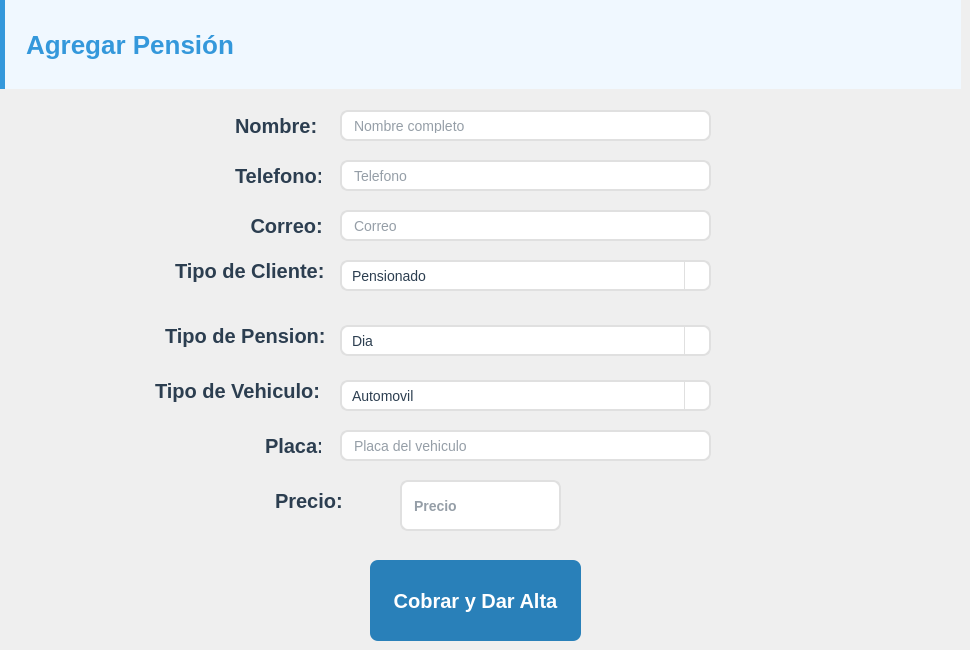
           <widget class="QWidget" name="page_12">
            <widget class="QLabel" name="label_52">
             <property name="geometry">
              <rect>
               <x>0</x>
               <y>0</y>
               <width>961</width>
               <height>101</height>
              </rect>
             </property>
             <property name="font">
              <font>
               <pointsize>-1</pointsize>
               <bold>true</bold>
              </font>
             </property>
             <property name="styleSheet">
              <string notr="true">QLabel {
    font-size: 26px;           /* más grande */
    font-weight: bold;
    color: #3498db;            /* azul destacado */
    padding: 10px 14px;
    border-left: 5px solid #3498db;  /* línea lateral más gruesa */
    background-color: #f0f8ff;       /* fondo sutil opcional */
    margin-bottom: 12px;
}</string>
             </property>
             <property name="text">
              <string>Agregar Pensión</string>
             </property>
            </widget>
            <widget class="QLabel" name="label_16">
             <property name="geometry">
              <rect>
               <x>230</x>
               <y>110</y>
               <width>91</width>
               <height>31</height>
              </rect>
             </property>
             <property name="font">
              <font>
               <pointsize>-1</pointsize>
               <bold>true</bold>
              </font>
             </property>
             <property name="styleSheet">
              <string notr="true">QLabel {
    color: #2c3e50;        /* texto oscuro y elegante */
    font-size: 20px;        /* tamaño legible */
    font-weight: bold;       /* negrita para resaltar */
    padding: 2px 0;          /* un poco de espacio arriba y abajo */
}</string>
             </property>
             <property name="text">
              <string>Nombre: </string>
             </property>
            </widget>
            <widget class="QLabel" name="label_53">
             <property name="geometry">
              <rect>
               <x>230</x>
               <y>160</y>
               <width>91</width>
               <height>31</height>
              </rect>
             </property>
             <property name="font">
              <font>
               <pointsize>-1</pointsize>
               <bold>true</bold>
              </font>
             </property>
             <property name="styleSheet">
              <string notr="true">QLabel {
    color: #2c3e50;        /* texto oscuro y elegante */
    font-size: 20px;        /* tamaño legible */
    font-weight: bold;       /* negrita para resaltar */
    padding: 2px 0;          /* un poco de espacio arriba y abajo */
}</string>
             </property>
             <property name="text">
              <string>Telefono:</string>
             </property>
            </widget>
            <widget class="QLabel" name="label_54">
             <property name="geometry">
              <rect>
               <x>240</x>
               <y>210</y>
               <width>81</width>
               <height>31</height>
              </rect>
             </property>
             <property name="font">
              <font>
               <pointsize>-1</pointsize>
               <bold>true</bold>
              </font>
             </property>
             <property name="styleSheet">
              <string notr="true">QLabel {
    color: #2c3e50;        /* texto oscuro y elegante */
    font-size: 20px;        /* tamaño legible */
    font-weight: bold;       /* negrita para resaltar */
    padding: 2px 0;          /* un poco de espacio arriba y abajo */
}</string>
             </property>
             <property name="text">
              <string> Correo:</string>
             </property>
            </widget>
            <widget class="QLabel" name="label_55">
             <property name="geometry">
              <rect>
               <x>170</x>
               <y>255</y>
               <width>161</width>
               <height>31</height>
              </rect>
             </property>
             <property name="font">
              <font>
               <pointsize>-1</pointsize>
               <bold>true</bold>
              </font>
             </property>
             <property name="styleSheet">
              <string notr="true">QLabel {
    color: #2c3e50;        /* texto oscuro y elegante */
    font-size: 20px;        /* tamaño legible */
    font-weight: bold;       /* negrita para resaltar */
    padding: 2px 0;          /* un poco de espacio arriba y abajo */
}</string>
             </property>
             <property name="text">
              <string>Tipo de Cliente:</string>
             </property>
            </widget>
            <widget class="QLabel" name="label_56">
             <property name="geometry">
              <rect>
               <x>150</x>
               <y>370</y>
               <width>171</width>
               <height>41</height>
              </rect>
             </property>
             <property name="font">
              <font>
               <pointsize>-1</pointsize>
               <bold>true</bold>
              </font>
             </property>
             <property name="styleSheet">
              <string notr="true">QLabel {
    color: #2c3e50;        /* texto oscuro y elegante */
    font-size: 20px;        /* tamaño legible */
    font-weight: bold;       /* negrita para resaltar */
    padding: 2px 0;          /* un poco de espacio arriba y abajo */
}</string>
             </property>
             <property name="text">
              <string>Tipo de Vehiculo:</string>
             </property>
            </widget>
            <widget class="QLabel" name="label_57">
             <property name="geometry">
              <rect>
               <x>260</x>
               <y>430</y>
               <width>61</width>
               <height>31</height>
              </rect>
             </property>
             <property name="font">
              <font>
               <pointsize>-1</pointsize>
               <bold>true</bold>
              </font>
             </property>
             <property name="styleSheet">
              <string notr="true">QLabel {
    color: #2c3e50;        /* texto oscuro y elegante */
    font-size: 20px;        /* tamaño legible */
    font-weight: bold;       /* negrita para resaltar */
    padding: 2px 0;          /* un poco de espacio arriba y abajo */
}</string>
             </property>
             <property name="text">
              <string>Placa:</string>
             </property>
            </widget>
            <widget class="QLineEdit" name="lineEdit_29">
             <property name="geometry">
              <rect>
               <x>340</x>
               <y>110</y>
               <width>371</width>
               <height>31</height>
              </rect>
             </property>
             <property name="font">
              <font>
               <pointsize>-1</pointsize>
              </font>
             </property>
             <property name="styleSheet">
              <string notr="true">QLineEdit {
    background-color: #ffffff;
    border: 2px solid #e0e0e0;
    border-radius: 8px;
    padding: 6px 10px;
    font-size: 14px;
    color: #2c3e50;
    selection-background-color: #d7e9ff; /* color del texto seleccionado */
    selection-color: #0b3d91;
}

QLineEdit:focus {
    border: 2px solid #3498db;  /* azul suave al enfocar */
    background-color: #f9fcff;
    outline: none;
}

QLineEdit:disabled {
    background-color: #f0f0f0;
    color: #a0a0a0;
    border: 2px solid #d0d0d0;
}</string>
             </property>
             <property name="placeholderText">
              <string>Nombre completo</string>
             </property>
            </widget>
            <widget class="QLineEdit" name="lineEdit_30">
             <property name="geometry">
              <rect>
               <x>340</x>
               <y>160</y>
               <width>371</width>
               <height>31</height>
              </rect>
             </property>
             <property name="font">
              <font>
               <pointsize>-1</pointsize>
              </font>
             </property>
             <property name="styleSheet">
              <string notr="true">QLineEdit {
    background-color: #ffffff;
    border: 2px solid #e0e0e0;
    border-radius: 8px;
    padding: 6px 10px;
    font-size: 14px;
    color: #2c3e50;
    selection-background-color: #d7e9ff; /* color del texto seleccionado */
    selection-color: #0b3d91;
}

QLineEdit:focus {
    border: 2px solid #3498db;  /* azul suave al enfocar */
    background-color: #f9fcff;
    outline: none;
}

QLineEdit:disabled {
    background-color: #f0f0f0;
    color: #a0a0a0;
    border: 2px solid #d0d0d0;
}</string>
             </property>
             <property name="placeholderText">
              <string>Telefono</string>
             </property>
            </widget>
            <widget class="QLineEdit" name="lineEdit_31">
             <property name="geometry">
              <rect>
               <x>340</x>
               <y>210</y>
               <width>371</width>
               <height>31</height>
              </rect>
             </property>
             <property name="font">
              <font>
               <pointsize>-1</pointsize>
              </font>
             </property>
             <property name="styleSheet">
              <string notr="true">QLineEdit {
    background-color: #ffffff;
    border: 2px solid #e0e0e0;
    border-radius: 8px;
    padding: 6px 10px;
    font-size: 14px;
    color: #2c3e50;
    selection-background-color: #d7e9ff; /* color del texto seleccionado */
    selection-color: #0b3d91;
}

QLineEdit:focus {
    border: 2px solid #3498db;  /* azul suave al enfocar */
    background-color: #f9fcff;
    outline: none;
}

QLineEdit:disabled {
    background-color: #f0f0f0;
    color: #a0a0a0;
    border: 2px solid #d0d0d0;
}</string>
             </property>
             <property name="placeholderText">
              <string>Correo</string>
             </property>
            </widget>
            <widget class="QLineEdit" name="lineEdit_32">
             <property name="geometry">
              <rect>
               <x>340</x>
               <y>430</y>
               <width>371</width>
               <height>31</height>
              </rect>
             </property>
             <property name="font">
              <font>
               <pointsize>-1</pointsize>
              </font>
             </property>
             <property name="styleSheet">
              <string notr="true">QLineEdit {
    background-color: #ffffff;
    border: 2px solid #e0e0e0;
    border-radius: 8px;
    padding: 6px 10px;
    font-size: 14px;
    color: #2c3e50;
    selection-background-color: #d7e9ff; /* color del texto seleccionado */
    selection-color: #0b3d91;
}

QLineEdit:focus {
    border: 2px solid #3498db;  /* azul suave al enfocar */
    background-color: #f9fcff;
    outline: none;
}

QLineEdit:disabled {
    background-color: #f0f0f0;
    color: #a0a0a0;
    border: 2px solid #d0d0d0;
}</string>
             </property>
             <property name="placeholderText">
              <string>Placa del vehiculo</string>
             </property>
            </widget>
            <widget class="QPushButton" name="pushButton_16">
             <property name="geometry">
              <rect>
               <x>370</x>
               <y>560</y>
               <width>211</width>
               <height>81</height>
              </rect>
             </property>
             <property name="font">
              <font>
               <pointsize>-1</pointsize>
               <bold>true</bold>
              </font>
             </property>
             <property name="styleSheet">
              <string notr="true">QPushButton:disabled {
    background-color: #bdc3c7;   /* gris apagado */
    color: #7f8c8d;
    border: none;
    border-radius: 8px;
    padding: 10px 20px;
    font-size: 20px;
    font-weight: bold;
}

QPushButton:enabled {
    background-color: #2980b9;   /* azul armónico */
    color: white;
    border: none;
    border-radius: 8px;
    padding: 10px 20px;
    font-size: 20px;
    font-weight: bold;
}

QPushButton:enabled:hover {
    background-color: #3498db;   /* azul más claro */
}

QPushButton:enabled:pressed {
    background-color: #2D9623;   /* azul más oscuro */
}</string>
             </property>
             <property name="text">
              <string>Cobrar y Dar Alta</string>
             </property>
            </widget>
            <widget class="QComboBox" name="comboBox_7">
             <property name="geometry">
              <rect>
               <x>340</x>
               <y>380</y>
               <width>371</width>
               <height>31</height>
              </rect>
             </property>
             <property name="sizePolicy">
              <sizepolicy hsizetype="Preferred" vsizetype="Fixed">
               <horstretch>0</horstretch>
               <verstretch>0</verstretch>
              </sizepolicy>
             </property>
             <property name="font">
              <font>
               <pointsize>-1</pointsize>
              </font>
             </property>
             <property name="mouseTracking">
              <bool>true</bool>
             </property>
             <property name="contextMenuPolicy">
              <enum>Qt::ContextMenuPolicy::NoContextMenu</enum>
             </property>
             <property name="layoutDirection">
              <enum>Qt::LayoutDirection::LeftToRight</enum>
             </property>
             <property name="styleSheet">
              <string notr="true">QComboBox {
    background-color: #ffffff;
    border: 2px solid #e0e0e0;
    border-radius: 8px;
    padding: 6px 10px;
    font-size: 14px;
    color: #2c3e50;
}

QComboBox:hover {
    border: 2px solid #b0c4de;
}

QComboBox:focus {
    border: 2px solid #3498db;
    background-color: #f9fcff;
}

QComboBox::drop-down {
    subcontrol-origin: padding;
    subcontrol-position: top right;
    width: 24px;
    border-left: 1px solid #e0e0e0;
    border-top-right-radius: 6px;
    border-bottom-right-radius: 6px;
    background: transparent;
}

/* === ESTILO DEL DESPLEGABLE === */
QComboBox QAbstractItemView {
    background: #ffffff;
    border: 1px solid #e0e0e0;
    border-radius: 8px;
    padding: 4px;
    outline: 0;
    selection-background-color: #d7e9ff;
    selection-color: #0b3d91;
}

QComboBox QAbstractItemView::item {
    padding: 6px 10px;
}

QComboBox QAbstractItemView::item:hover {
    background: #f5faff;
}</string>
             </property>
             <item>
              <property name="text">
               <string>Automovil</string>
              </property>
             </item>
             <item>
              <property name="text">
               <string>Motocicleta</string>
              </property>
             </item>
            </widget>
            <widget class="QComboBox" name="comboBox_8">
             <property name="geometry">
              <rect>
               <x>340</x>
               <y>260</y>
               <width>371</width>
               <height>31</height>
              </rect>
             </property>
             <property name="sizePolicy">
              <sizepolicy hsizetype="Preferred" vsizetype="Fixed">
               <horstretch>0</horstretch>
               <verstretch>0</verstretch>
              </sizepolicy>
             </property>
             <property name="font">
              <font>
               <pointsize>-1</pointsize>
              </font>
             </property>
             <property name="mouseTracking">
              <bool>true</bool>
             </property>
             <property name="contextMenuPolicy">
              <enum>Qt::ContextMenuPolicy::NoContextMenu</enum>
             </property>
             <property name="layoutDirection">
              <enum>Qt::LayoutDirection::LeftToRight</enum>
             </property>
             <property name="styleSheet">
              <string notr="true">QComboBox {
    background-color: #ffffff;
    border: 2px solid #e0e0e0;
    border-radius: 8px;
    padding: 6px 10px;
    font-size: 14px;
    color: #2c3e50;
}

QComboBox:hover {
    border: 2px solid #b0c4de;
}

QComboBox:focus {
    border: 2px solid #3498db;
    background-color: #f9fcff;
}

QComboBox::drop-down {
    subcontrol-origin: padding;
    subcontrol-position: top right;
    width: 24px;
    border-left: 1px solid #e0e0e0;
    border-top-right-radius: 6px;
    border-bottom-right-radius: 6px;
    background: transparent;
}

/* === ESTILO DEL DESPLEGABLE === */
QComboBox QAbstractItemView {
    background: #ffffff;
    border: 1px solid #e0e0e0;
    border-radius: 8px;
    padding: 4px;
    outline: 0;
    selection-background-color: #d7e9ff;
    selection-color: #0b3d91;
}

QComboBox QAbstractItemView::item {
    padding: 6px 10px;
}

QComboBox QAbstractItemView::item:hover {
    background: #f5faff;
}</string>
             </property>
             <item>
              <property name="text">
               <string>Pensionado</string>
              </property>
             </item>
             <item>
              <property name="text">
               <string>Residente</string>
              </property>
             </item>
            </widget>
            <widget class="QComboBox" name="comboBox_9">
             <property name="geometry">
              <rect>
               <x>340</x>
               <y>325</y>
               <width>371</width>
               <height>31</height>
              </rect>
             </property>
             <property name="sizePolicy">
              <sizepolicy hsizetype="Preferred" vsizetype="Fixed">
               <horstretch>0</horstretch>
               <verstretch>0</verstretch>
              </sizepolicy>
             </property>
             <property name="font">
              <font>
               <pointsize>-1</pointsize>
              </font>
             </property>
             <property name="mouseTracking">
              <bool>true</bool>
             </property>
             <property name="contextMenuPolicy">
              <enum>Qt::ContextMenuPolicy::NoContextMenu</enum>
             </property>
             <property name="layoutDirection">
              <enum>Qt::LayoutDirection::LeftToRight</enum>
             </property>
             <property name="styleSheet">
              <string notr="true">QComboBox {
    background-color: #ffffff;
    border: 2px solid #e0e0e0;
    border-radius: 8px;
    padding: 6px 10px;
    font-size: 14px;
    color: #2c3e50;
}

QComboBox:hover {
    border: 2px solid #b0c4de;
}

QComboBox:focus {
    border: 2px solid #3498db;
    background-color: #f9fcff;
}

QComboBox::drop-down {
    subcontrol-origin: padding;
    subcontrol-position: top right;
    width: 24px;
    border-left: 1px solid #e0e0e0;
    border-top-right-radius: 6px;
    border-bottom-right-radius: 6px;
    background: transparent;
}

/* === ESTILO DEL DESPLEGABLE === */
QComboBox QAbstractItemView {
    background: #ffffff;
    border: 1px solid #e0e0e0;
    border-radius: 8px;
    padding: 4px;
    outline: 0;
    selection-background-color: #d7e9ff;
    selection-color: #0b3d91;
}

QComboBox QAbstractItemView::item {
    padding: 6px 10px;
}

QComboBox QAbstractItemView::item:hover {
    background: #f5faff;
}</string>
             </property>
             <item>
              <property name="text">
               <string>Dia</string>
              </property>
             </item>
             <item>
              <property name="text">
               <string>Mes</string>
              </property>
             </item>
            </widget>
            <widget class="QLabel" name="label_58">
             <property name="geometry">
              <rect>
               <x>160</x>
               <y>320</y>
               <width>171</width>
               <height>31</height>
              </rect>
             </property>
             <property name="font">
              <font>
               <pointsize>-1</pointsize>
               <bold>true</bold>
              </font>
             </property>
             <property name="styleSheet">
              <string notr="true">QLabel {
    color: #2c3e50;        /* texto oscuro y elegante */
    font-size: 20px;        /* tamaño legible */
    font-weight: bold;       /* negrita para resaltar */
    padding: 2px 0;          /* un poco de espacio arriba y abajo */
}</string>
             </property>
             <property name="text">
              <string>Tipo de Pension:</string>
             </property>
            </widget>
            <widget class="QLineEdit" name="lineEdit">
             <property name="geometry">
              <rect>
               <x>400</x>
               <y>480</y>
               <width>161</width>
               <height>51</height>
              </rect>
             </property>
             <property name="font">
              <font>
               <pointsize>-1</pointsize>
               <bold>true</bold>
              </font>
             </property>
             <property name="styleSheet">
              <string notr="true">QLineEdit {
    background-color: #ffffff;
    border: 2px solid #e0e0e0;
    border-radius: 8px;
    padding: 6px 10px;
    font-size: 14px;
    color: #2c3e50;
    selection-background-color: #d7e9ff; /* color del texto seleccionado */
    selection-color: #0b3d91;
}

QLineEdit:focus {
    border: 2px solid #3498db;  /* azul suave al enfocar */
    background-color: #f9fcff;
    outline: none;
}

QLineEdit:disabled {
    background-color: #f0f0f0;
    color: #a0a0a0;
    border: 2px solid #d0d0d0;
}</string>
             </property>
             <property name="readOnly">
              <bool>true</bool>
             </property>
             <property name="placeholderText">
              <string>Precio</string>
             </property>
            </widget>
            <widget class="QLabel" name="label_4">
             <property name="geometry">
              <rect>
               <x>270</x>
               <y>480</y>
               <width>81</width>
               <height>41</height>
              </rect>
             </property>
             <property name="font">
              <font>
               <pointsize>-1</pointsize>
               <bold>true</bold>
              </font>
             </property>
             <property name="styleSheet">
              <string notr="true">QLabel {
    color: #2c3e50;        /* texto oscuro y elegante */
    font-size: 20px;        /* tamaño legible */
    font-weight: bold;       /* negrita para resaltar */
    padding: 2px 0;          /* un poco de espacio arriba y abajo */
}</string>
             </property>
             <property name="text">
              <string>Precio:</string>
             </property>
            </widget>
           </widget>
